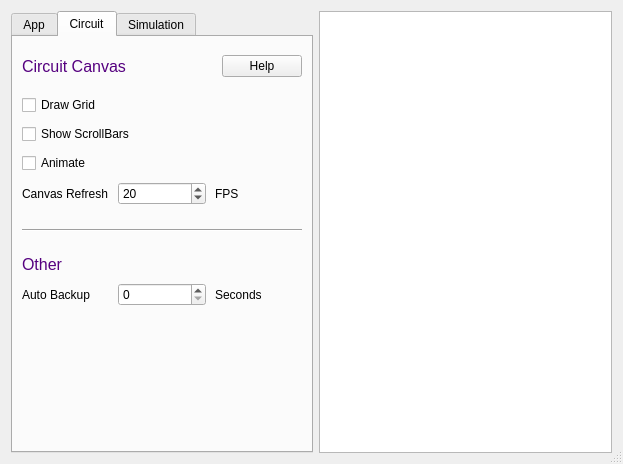
<?xml version="1.0" encoding="UTF-8"?>
<ui version="4.0">
 <class>AppDialog</class>
 <widget class="QDialog" name="AppDialog">
  <property name="windowModality">
   <enum>Qt::WindowModal</enum>
  </property>
  <property name="geometry">
   <rect>
    <x>0</x>
    <y>0</y>
    <width>623</width>
    <height>464</height>
   </rect>
  </property>
  <property name="sizePolicy">
   <sizepolicy hsizetype="Preferred" vsizetype="MinimumExpanding">
    <horstretch>0</horstretch>
    <verstretch>0</verstretch>
   </sizepolicy>
  </property>
  <property name="minimumSize">
   <size>
    <width>320</width>
    <height>100</height>
   </size>
  </property>
  <property name="windowTitle">
   <string>Settings</string>
  </property>
  <property name="sizeGripEnabled">
   <bool>true</bool>
  </property>
  <property name="modal">
   <bool>false</bool>
  </property>
  <layout class="QHBoxLayout" name="mainLayout">
   <item>
    <layout class="QVBoxLayout" name="verticalLayout">
     <property name="spacing">
      <number>9</number>
     </property>
     <item>
      <widget class="QTabWidget" name="tabList">
       <property name="sizePolicy">
        <sizepolicy hsizetype="Preferred" vsizetype="Preferred">
         <horstretch>0</horstretch>
         <verstretch>0</verstretch>
        </sizepolicy>
       </property>
       <property name="minimumSize">
        <size>
         <width>200</width>
         <height>300</height>
        </size>
       </property>
       <property name="locale">
        <locale language="C" country="AnyCountry"/>
       </property>
       <property name="currentIndex">
        <number>1</number>
       </property>
       <property name="usesScrollButtons">
        <bool>false</bool>
       </property>
       <widget class="QWidget" name="appTab">
        <attribute name="title">
         <string>App</string>
        </attribute>
        <layout class="QVBoxLayout" name="verticalLayout_4">
         <property name="spacing">
          <number>9</number>
         </property>
         <item>
          <layout class="QHBoxLayout" name="horizontalLayout_13">
           <property name="topMargin">
            <number>9</number>
           </property>
           <property name="bottomMargin">
            <number>9</number>
           </property>
           <item>
            <widget class="QLabel" name="label_19">
             <property name="sizePolicy">
              <sizepolicy hsizetype="Preferred" vsizetype="Preferred">
               <horstretch>0</horstretch>
               <verstretch>0</verstretch>
              </sizepolicy>
             </property>
             <property name="palette">
              <palette>
               <active>
                <colorrole role="WindowText">
                 <brush brushstyle="SolidPattern">
                  <color alpha="255">
                   <red>85</red>
                   <green>0</green>
                   <blue>127</blue>
                  </color>
                 </brush>
                </colorrole>
                <colorrole role="Text">
                 <brush brushstyle="SolidPattern">
                  <color alpha="255">
                   <red>0</red>
                   <green>0</green>
                   <blue>0</blue>
                  </color>
                 </brush>
                </colorrole>
               </active>
               <inactive>
                <colorrole role="WindowText">
                 <brush brushstyle="SolidPattern">
                  <color alpha="255">
                   <red>85</red>
                   <green>0</green>
                   <blue>127</blue>
                  </color>
                 </brush>
                </colorrole>
                <colorrole role="Text">
                 <brush brushstyle="SolidPattern">
                  <color alpha="255">
                   <red>0</red>
                   <green>0</green>
                   <blue>0</blue>
                  </color>
                 </brush>
                </colorrole>
               </inactive>
               <disabled>
                <colorrole role="WindowText">
                 <brush brushstyle="SolidPattern">
                  <color alpha="255">
                   <red>190</red>
                   <green>190</green>
                   <blue>190</blue>
                  </color>
                 </brush>
                </colorrole>
                <colorrole role="Text">
                 <brush brushstyle="SolidPattern">
                  <color alpha="255">
                   <red>190</red>
                   <green>190</green>
                   <blue>190</blue>
                  </color>
                 </brush>
                </colorrole>
               </disabled>
              </palette>
             </property>
             <property name="font">
              <font>
               <pointsize>12</pointsize>
              </font>
             </property>
             <property name="text">
              <string>App Settings</string>
             </property>
             <property name="alignment">
              <set>Qt::AlignLeading|Qt::AlignLeft|Qt::AlignVCenter</set>
             </property>
            </widget>
           </item>
           <item>
            <widget class="QPushButton" name="helpButton0">
             <property name="sizePolicy">
              <sizepolicy hsizetype="Fixed" vsizetype="Fixed">
               <horstretch>0</horstretch>
               <verstretch>0</verstretch>
              </sizepolicy>
             </property>
             <property name="text">
              <string>Help</string>
             </property>
             <property name="autoDefault">
              <bool>false</bool>
             </property>
            </widget>
           </item>
          </layout>
         </item>
         <item>
          <layout class="QHBoxLayout" name="horizontalLayout_9">
           <item>
            <widget class="QLabel" name="label_3">
             <property name="text">
              <string>Language</string>
             </property>
            </widget>
           </item>
           <item>
            <widget class="QComboBox" name="language">
             <property name="currentText">
              <string notr="true">English</string>
             </property>
             <item>
              <property name="text">
               <string>English</string>
              </property>
             </item>
             <item>
              <property name="text">
               <string>Czech</string>
              </property>
             </item>
             <item>
              <property name="text">
               <string>Dutch</string>
              </property>
             </item>
             <item>
              <property name="text">
               <string>French</string>
              </property>
             </item>
             <item>
              <property name="text">
               <string>German</string>
              </property>
             </item>
             <item>
              <property name="text">
               <string>Italian</string>
              </property>
             </item>
             <item>
              <property name="text">
               <string>Russian</string>
              </property>
             </item>
             <item>
              <property name="text">
               <string>Spanish</string>
              </property>
             </item>
             <item>
              <property name="text">
               <string>Portuguese</string>
              </property>
             </item>
             <item>
              <property name="text">
               <string>Pt_Brasil</string>
              </property>
             </item>
             <item>
              <property name="text">
               <string>Turkish</string>
              </property>
             </item>
            </widget>
           </item>
          </layout>
         </item>
         <item>
          <layout class="QHBoxLayout" name="horizontalLayout_10">
           <item>
            <widget class="QLabel" name="label_4">
             <property name="text">
              <string>Font Scale</string>
             </property>
            </widget>
           </item>
           <item>
            <widget class="QDoubleSpinBox" name="fontScale">
             <property name="minimum">
              <double>0.500000000000000</double>
             </property>
             <property name="maximum">
              <double>2.000000000000000</double>
             </property>
             <property name="value">
              <double>1.000000000000000</double>
             </property>
            </widget>
           </item>
          </layout>
         </item>
         <item>
          <spacer name="verticalSpacer_3">
           <property name="orientation">
            <enum>Qt::Vertical</enum>
           </property>
           <property name="sizeHint" stdset="0">
            <size>
             <width>20</width>
             <height>40</height>
            </size>
           </property>
          </spacer>
         </item>
        </layout>
       </widget>
       <widget class="QWidget" name="circTab">
        <attribute name="title">
         <string>Circuit</string>
        </attribute>
        <layout class="QVBoxLayout" name="verticalLayout_3">
         <property name="spacing">
          <number>9</number>
         </property>
         <property name="leftMargin">
          <number>9</number>
         </property>
         <property name="topMargin">
          <number>9</number>
         </property>
         <property name="rightMargin">
          <number>9</number>
         </property>
         <property name="bottomMargin">
          <number>9</number>
         </property>
         <item>
          <layout class="QHBoxLayout" name="horizontalLayout_8">
           <property name="topMargin">
            <number>9</number>
           </property>
           <property name="bottomMargin">
            <number>9</number>
           </property>
           <item>
            <widget class="QLabel" name="label_8">
             <property name="sizePolicy">
              <sizepolicy hsizetype="Preferred" vsizetype="Preferred">
               <horstretch>0</horstretch>
               <verstretch>0</verstretch>
              </sizepolicy>
             </property>
             <property name="palette">
              <palette>
               <active>
                <colorrole role="WindowText">
                 <brush brushstyle="SolidPattern">
                  <color alpha="255">
                   <red>85</red>
                   <green>0</green>
                   <blue>127</blue>
                  </color>
                 </brush>
                </colorrole>
                <colorrole role="Text">
                 <brush brushstyle="SolidPattern">
                  <color alpha="255">
                   <red>0</red>
                   <green>0</green>
                   <blue>0</blue>
                  </color>
                 </brush>
                </colorrole>
               </active>
               <inactive>
                <colorrole role="WindowText">
                 <brush brushstyle="SolidPattern">
                  <color alpha="255">
                   <red>85</red>
                   <green>0</green>
                   <blue>127</blue>
                  </color>
                 </brush>
                </colorrole>
                <colorrole role="Text">
                 <brush brushstyle="SolidPattern">
                  <color alpha="255">
                   <red>0</red>
                   <green>0</green>
                   <blue>0</blue>
                  </color>
                 </brush>
                </colorrole>
               </inactive>
               <disabled>
                <colorrole role="WindowText">
                 <brush brushstyle="SolidPattern">
                  <color alpha="255">
                   <red>190</red>
                   <green>190</green>
                   <blue>190</blue>
                  </color>
                 </brush>
                </colorrole>
                <colorrole role="Text">
                 <brush brushstyle="SolidPattern">
                  <color alpha="255">
                   <red>190</red>
                   <green>190</green>
                   <blue>190</blue>
                  </color>
                 </brush>
                </colorrole>
               </disabled>
              </palette>
             </property>
             <property name="font">
              <font>
               <pointsize>12</pointsize>
              </font>
             </property>
             <property name="text">
              <string>Circuit Canvas</string>
             </property>
             <property name="alignment">
              <set>Qt::AlignLeading|Qt::AlignLeft|Qt::AlignVCenter</set>
             </property>
            </widget>
           </item>
           <item>
            <widget class="QPushButton" name="helpButton1">
             <property name="sizePolicy">
              <sizepolicy hsizetype="Fixed" vsizetype="Fixed">
               <horstretch>0</horstretch>
               <verstretch>0</verstretch>
              </sizepolicy>
             </property>
             <property name="text">
              <string>Help</string>
             </property>
             <property name="autoDefault">
              <bool>false</bool>
             </property>
            </widget>
           </item>
          </layout>
         </item>
         <item>
          <widget class="QCheckBox" name="drawGrid">
           <property name="text">
            <string>Draw Grid</string>
           </property>
          </widget>
         </item>
         <item>
          <widget class="QCheckBox" name="showScroll">
           <property name="text">
            <string>Show ScrollBars</string>
           </property>
          </widget>
         </item>
         <item>
          <widget class="QCheckBox" name="animate">
           <property name="text">
            <string>Animate</string>
           </property>
          </widget>
         </item>
         <item>
          <layout class="QHBoxLayout" name="horizontalLayout_12">
           <item>
            <widget class="QLabel" name="label_16">
             <property name="text">
              <string>Canvas Refresh</string>
             </property>
            </widget>
           </item>
           <item>
            <widget class="QSpinBox" name="fps">
             <property name="minimum">
              <number>1</number>
             </property>
             <property name="maximum">
              <number>100</number>
             </property>
             <property name="value">
              <number>20</number>
             </property>
            </widget>
           </item>
           <item>
            <widget class="QLabel" name="label_17">
             <property name="text">
              <string>FPS</string>
             </property>
            </widget>
           </item>
          </layout>
         </item>
         <item>
          <widget class="Line" name="line_3">
           <property name="minimumSize">
            <size>
             <width>0</width>
             <height>32</height>
            </size>
           </property>
           <property name="orientation">
            <enum>Qt::Horizontal</enum>
           </property>
          </widget>
         </item>
         <item>
          <widget class="QLabel" name="label_15">
           <property name="sizePolicy">
            <sizepolicy hsizetype="Preferred" vsizetype="Fixed">
             <horstretch>0</horstretch>
             <verstretch>0</verstretch>
            </sizepolicy>
           </property>
           <property name="palette">
            <palette>
             <active>
              <colorrole role="WindowText">
               <brush brushstyle="SolidPattern">
                <color alpha="255">
                 <red>85</red>
                 <green>0</green>
                 <blue>127</blue>
                </color>
               </brush>
              </colorrole>
              <colorrole role="Text">
               <brush brushstyle="SolidPattern">
                <color alpha="255">
                 <red>0</red>
                 <green>0</green>
                 <blue>0</blue>
                </color>
               </brush>
              </colorrole>
             </active>
             <inactive>
              <colorrole role="WindowText">
               <brush brushstyle="SolidPattern">
                <color alpha="255">
                 <red>85</red>
                 <green>0</green>
                 <blue>127</blue>
                </color>
               </brush>
              </colorrole>
              <colorrole role="Text">
               <brush brushstyle="SolidPattern">
                <color alpha="255">
                 <red>0</red>
                 <green>0</green>
                 <blue>0</blue>
                </color>
               </brush>
              </colorrole>
             </inactive>
             <disabled>
              <colorrole role="WindowText">
               <brush brushstyle="SolidPattern">
                <color alpha="255">
                 <red>190</red>
                 <green>190</green>
                 <blue>190</blue>
                </color>
               </brush>
              </colorrole>
              <colorrole role="Text">
               <brush brushstyle="SolidPattern">
                <color alpha="255">
                 <red>190</red>
                 <green>190</green>
                 <blue>190</blue>
                </color>
               </brush>
              </colorrole>
             </disabled>
            </palette>
           </property>
           <property name="font">
            <font>
             <pointsize>12</pointsize>
            </font>
           </property>
           <property name="text">
            <string>Other</string>
           </property>
           <property name="alignment">
            <set>Qt::AlignLeading|Qt::AlignLeft|Qt::AlignVCenter</set>
           </property>
          </widget>
         </item>
         <item>
          <layout class="QHBoxLayout" name="horizontalLayout_11">
           <item>
            <widget class="QLabel" name="stepLabel_3">
             <property name="text">
              <string>Auto Backup</string>
             </property>
            </widget>
           </item>
           <item>
            <widget class="QSpinBox" name="backup">
             <property name="minimum">
              <number>0</number>
             </property>
             <property name="maximum">
              <number>999</number>
             </property>
            </widget>
           </item>
           <item>
            <widget class="QLabel" name="label_18">
             <property name="text">
              <string>Seconds</string>
             </property>
            </widget>
           </item>
          </layout>
         </item>
         <item>
          <spacer name="verticalSpacer_2">
           <property name="orientation">
            <enum>Qt::Vertical</enum>
           </property>
           <property name="sizeHint" stdset="0">
            <size>
             <width>20</width>
             <height>40</height>
            </size>
           </property>
          </spacer>
         </item>
        </layout>
       </widget>
       <widget class="QWidget" name="simTab">
        <attribute name="title">
         <string>Simulation</string>
        </attribute>
        <layout class="QVBoxLayout" name="verticalLayout_2">
         <property name="spacing">
          <number>0</number>
         </property>
         <property name="leftMargin">
          <number>9</number>
         </property>
         <property name="topMargin">
          <number>9</number>
         </property>
         <property name="rightMargin">
          <number>9</number>
         </property>
         <property name="bottomMargin">
          <number>9</number>
         </property>
         <item>
          <layout class="QHBoxLayout" name="horizontalLayout">
           <property name="topMargin">
            <number>9</number>
           </property>
           <property name="bottomMargin">
            <number>18</number>
           </property>
           <item>
            <widget class="QLabel" name="label_6">
             <property name="sizePolicy">
              <sizepolicy hsizetype="Preferred" vsizetype="Preferred">
               <horstretch>0</horstretch>
               <verstretch>0</verstretch>
              </sizepolicy>
             </property>
             <property name="palette">
              <palette>
               <active>
                <colorrole role="WindowText">
                 <brush brushstyle="SolidPattern">
                  <color alpha="255">
                   <red>85</red>
                   <green>0</green>
                   <blue>127</blue>
                  </color>
                 </brush>
                </colorrole>
                <colorrole role="Text">
                 <brush brushstyle="SolidPattern">
                  <color alpha="255">
                   <red>0</red>
                   <green>0</green>
                   <blue>0</blue>
                  </color>
                 </brush>
                </colorrole>
               </active>
               <inactive>
                <colorrole role="WindowText">
                 <brush brushstyle="SolidPattern">
                  <color alpha="255">
                   <red>85</red>
                   <green>0</green>
                   <blue>127</blue>
                  </color>
                 </brush>
                </colorrole>
                <colorrole role="Text">
                 <brush brushstyle="SolidPattern">
                  <color alpha="255">
                   <red>0</red>
                   <green>0</green>
                   <blue>0</blue>
                  </color>
                 </brush>
                </colorrole>
               </inactive>
               <disabled>
                <colorrole role="WindowText">
                 <brush brushstyle="SolidPattern">
                  <color alpha="255">
                   <red>190</red>
                   <green>190</green>
                   <blue>190</blue>
                  </color>
                 </brush>
                </colorrole>
                <colorrole role="Text">
                 <brush brushstyle="SolidPattern">
                  <color alpha="255">
                   <red>190</red>
                   <green>190</green>
                   <blue>190</blue>
                  </color>
                 </brush>
                </colorrole>
               </disabled>
              </palette>
             </property>
             <property name="font">
              <font>
               <pointsize>12</pointsize>
              </font>
             </property>
             <property name="text">
              <string>Simulation Speed</string>
             </property>
             <property name="alignment">
              <set>Qt::AlignLeading|Qt::AlignLeft|Qt::AlignVCenter</set>
             </property>
            </widget>
           </item>
           <item>
            <widget class="QLabel" name="speedLabel">
             <property name="sizePolicy">
              <sizepolicy hsizetype="Preferred" vsizetype="Preferred">
               <horstretch>0</horstretch>
               <verstretch>0</verstretch>
              </sizepolicy>
             </property>
             <property name="palette">
              <palette>
               <active>
                <colorrole role="WindowText">
                 <brush brushstyle="SolidPattern">
                  <color alpha="255">
                   <red>85</red>
                   <green>0</green>
                   <blue>127</blue>
                  </color>
                 </brush>
                </colorrole>
                <colorrole role="Text">
                 <brush brushstyle="SolidPattern">
                  <color alpha="255">
                   <red>0</red>
                   <green>0</green>
                   <blue>0</blue>
                  </color>
                 </brush>
                </colorrole>
               </active>
               <inactive>
                <colorrole role="WindowText">
                 <brush brushstyle="SolidPattern">
                  <color alpha="255">
                   <red>85</red>
                   <green>0</green>
                   <blue>127</blue>
                  </color>
                 </brush>
                </colorrole>
                <colorrole role="Text">
                 <brush brushstyle="SolidPattern">
                  <color alpha="255">
                   <red>0</red>
                   <green>0</green>
                   <blue>0</blue>
                  </color>
                 </brush>
                </colorrole>
               </inactive>
               <disabled>
                <colorrole role="WindowText">
                 <brush brushstyle="SolidPattern">
                  <color alpha="255">
                   <red>190</red>
                   <green>190</green>
                   <blue>190</blue>
                  </color>
                 </brush>
                </colorrole>
                <colorrole role="Text">
                 <brush brushstyle="SolidPattern">
                  <color alpha="255">
                   <red>190</red>
                   <green>190</green>
                   <blue>190</blue>
                  </color>
                 </brush>
                </colorrole>
               </disabled>
              </palette>
             </property>
             <property name="font">
              <font>
               <pointsize>12</pointsize>
              </font>
             </property>
             <property name="text">
              <string> 0%</string>
             </property>
             <property name="alignment">
              <set>Qt::AlignLeading|Qt::AlignLeft|Qt::AlignVCenter</set>
             </property>
            </widget>
           </item>
           <item>
            <widget class="QPushButton" name="helpButton2">
             <property name="sizePolicy">
              <sizepolicy hsizetype="Fixed" vsizetype="Fixed">
               <horstretch>0</horstretch>
               <verstretch>0</verstretch>
              </sizepolicy>
             </property>
             <property name="text">
              <string>Help</string>
             </property>
             <property name="autoDefault">
              <bool>false</bool>
             </property>
            </widget>
           </item>
          </layout>
         </item>
         <item>
          <layout class="QHBoxLayout" name="horizontalLayout_6">
           <item>
            <widget class="QLabel" name="label_7">
             <property name="text">
              <string>0%</string>
             </property>
            </widget>
           </item>
           <item>
            <widget class="QLabel" name="label_9">
             <property name="text">
              <string>50%</string>
             </property>
             <property name="alignment">
              <set>Qt::AlignCenter</set>
             </property>
            </widget>
           </item>
           <item>
            <widget class="QLabel" name="label_10">
             <property name="text">
              <string>100%</string>
             </property>
             <property name="alignment">
              <set>Qt::AlignRight|Qt::AlignTrailing|Qt::AlignVCenter</set>
             </property>
            </widget>
           </item>
          </layout>
         </item>
         <item>
          <widget class="QSlider" name="simSpeedPerSlider">
           <property name="sizePolicy">
            <sizepolicy hsizetype="Preferred" vsizetype="Fixed">
             <horstretch>0</horstretch>
             <verstretch>0</verstretch>
            </sizepolicy>
           </property>
           <property name="minimumSize">
            <size>
             <width>0</width>
             <height>0</height>
            </size>
           </property>
           <property name="maximumSize">
            <size>
             <width>16777215</width>
             <height>20</height>
            </size>
           </property>
           <property name="cursor">
            <cursorShape>SizeHorCursor</cursorShape>
           </property>
           <property name="whatsThis">
            <string/>
           </property>
           <property name="maximum">
            <number>100</number>
           </property>
           <property name="value">
            <number>100</number>
           </property>
           <property name="sliderPosition">
            <number>100</number>
           </property>
           <property name="orientation">
            <enum>Qt::Horizontal</enum>
           </property>
           <property name="tickPosition">
            <enum>QSlider::TicksBothSides</enum>
           </property>
           <property name="tickInterval">
            <number>10</number>
           </property>
          </widget>
         </item>
         <item>
          <layout class="QHBoxLayout" name="horizontalLayout_4">
           <property name="topMargin">
            <number>9</number>
           </property>
           <item>
            <widget class="QLabel" name="stepLabel_2">
             <property name="sizePolicy">
              <sizepolicy hsizetype="Preferred" vsizetype="Preferred">
               <horstretch>0</horstretch>
               <verstretch>0</verstretch>
              </sizepolicy>
             </property>
             <property name="text">
              <string>Steps per Second    </string>
             </property>
            </widget>
           </item>
           <item>
            <widget class="QSpinBox" name="simStepBox">
             <property name="sizePolicy">
              <sizepolicy hsizetype="Preferred" vsizetype="Fixed">
               <horstretch>0</horstretch>
               <verstretch>0</verstretch>
              </sizepolicy>
             </property>
             <property name="minimum">
              <number>1</number>
             </property>
             <property name="maximum">
              <number>999999999</number>
             </property>
             <property name="value">
              <number>1000000</number>
             </property>
            </widget>
           </item>
           <item>
            <widget class="QComboBox" name="simStepUnitBox">
             <property name="sizePolicy">
              <sizepolicy hsizetype="Fixed" vsizetype="Fixed">
               <horstretch>0</horstretch>
               <verstretch>0</verstretch>
              </sizepolicy>
             </property>
             <property name="currentText">
              <string notr="true">µs</string>
             </property>
             <property name="currentIndex">
              <number>2</number>
             </property>
             <property name="maxCount">
              <number>10</number>
             </property>
             <item>
              <property name="text">
               <string>ps</string>
              </property>
             </item>
             <item>
              <property name="text">
               <string>ns</string>
              </property>
             </item>
             <item>
              <property name="text">
               <string>µs</string>
              </property>
             </item>
             <item>
              <property name="text">
               <string>ms</string>
              </property>
             </item>
             <item>
              <property name="text">
               <string>s</string>
              </property>
             </item>
            </widget>
           </item>
          </layout>
         </item>
         <item>
          <widget class="Line" name="line_2">
           <property name="sizePolicy">
            <sizepolicy hsizetype="Minimum" vsizetype="Fixed">
             <horstretch>0</horstretch>
             <verstretch>0</verstretch>
            </sizepolicy>
           </property>
           <property name="minimumSize">
            <size>
             <width>280</width>
             <height>32</height>
            </size>
           </property>
           <property name="orientation">
            <enum>Qt::Horizontal</enum>
           </property>
          </widget>
         </item>
         <item>
          <widget class="QLabel" name="label_13">
           <property name="sizePolicy">
            <sizepolicy hsizetype="Preferred" vsizetype="Fixed">
             <horstretch>0</horstretch>
             <verstretch>0</verstretch>
            </sizepolicy>
           </property>
           <property name="palette">
            <palette>
             <active>
              <colorrole role="WindowText">
               <brush brushstyle="SolidPattern">
                <color alpha="255">
                 <red>85</red>
                 <green>0</green>
                 <blue>127</blue>
                </color>
               </brush>
              </colorrole>
              <colorrole role="Text">
               <brush brushstyle="SolidPattern">
                <color alpha="255">
                 <red>0</red>
                 <green>0</green>
                 <blue>0</blue>
                </color>
               </brush>
              </colorrole>
             </active>
             <inactive>
              <colorrole role="WindowText">
               <brush brushstyle="SolidPattern">
                <color alpha="255">
                 <red>85</red>
                 <green>0</green>
                 <blue>127</blue>
                </color>
               </brush>
              </colorrole>
              <colorrole role="Text">
               <brush brushstyle="SolidPattern">
                <color alpha="255">
                 <red>0</red>
                 <green>0</green>
                 <blue>0</blue>
                </color>
               </brush>
              </colorrole>
             </inactive>
             <disabled>
              <colorrole role="WindowText">
               <brush brushstyle="SolidPattern">
                <color alpha="255">
                 <red>190</red>
                 <green>190</green>
                 <blue>190</blue>
                </color>
               </brush>
              </colorrole>
              <colorrole role="Text">
               <brush brushstyle="SolidPattern">
                <color alpha="255">
                 <red>190</red>
                 <green>190</green>
                 <blue>190</blue>
                </color>
               </brush>
              </colorrole>
             </disabled>
            </palette>
           </property>
           <property name="font">
            <font>
             <pointsize>12</pointsize>
            </font>
           </property>
           <property name="text">
            <string>NonLinear</string>
           </property>
           <property name="alignment">
            <set>Qt::AlignLeading|Qt::AlignLeft|Qt::AlignVCenter</set>
           </property>
          </widget>
         </item>
         <item>
          <layout class="QHBoxLayout" name="horizontalLayout_7">
           <property name="topMargin">
            <number>9</number>
           </property>
           <item>
            <widget class="QLabel" name="label_14">
             <property name="sizePolicy">
              <sizepolicy hsizetype="Preferred" vsizetype="Preferred">
               <horstretch>0</horstretch>
               <verstretch>0</verstretch>
              </sizepolicy>
             </property>
             <property name="text">
              <string>Max. Iterations</string>
             </property>
            </widget>
           </item>
           <item>
            <widget class="QSpinBox" name="nlStepsBox">
             <property name="sizePolicy">
              <sizepolicy hsizetype="Preferred" vsizetype="Fixed">
               <horstretch>0</horstretch>
               <verstretch>0</verstretch>
              </sizepolicy>
             </property>
             <property name="maximum">
              <number>100000</number>
             </property>
             <property name="value">
              <number>100000</number>
             </property>
            </widget>
           </item>
          </layout>
         </item>
         <item>
          <widget class="Line" name="line">
           <property name="minimumSize">
            <size>
             <width>280</width>
             <height>32</height>
            </size>
           </property>
           <property name="orientation">
            <enum>Qt::Horizontal</enum>
           </property>
          </widget>
         </item>
         <item>
          <widget class="QLabel" name="label_20">
           <property name="sizePolicy">
            <sizepolicy hsizetype="Preferred" vsizetype="Fixed">
             <horstretch>0</horstretch>
             <verstretch>0</verstretch>
            </sizepolicy>
           </property>
           <property name="palette">
            <palette>
             <active>
              <colorrole role="WindowText">
               <brush brushstyle="SolidPattern">
                <color alpha="255">
                 <red>85</red>
                 <green>0</green>
                 <blue>127</blue>
                </color>
               </brush>
              </colorrole>
              <colorrole role="Text">
               <brush brushstyle="SolidPattern">
                <color alpha="255">
                 <red>0</red>
                 <green>0</green>
                 <blue>0</blue>
                </color>
               </brush>
              </colorrole>
             </active>
             <inactive>
              <colorrole role="WindowText">
               <brush brushstyle="SolidPattern">
                <color alpha="255">
                 <red>85</red>
                 <green>0</green>
                 <blue>127</blue>
                </color>
               </brush>
              </colorrole>
              <colorrole role="Text">
               <brush brushstyle="SolidPattern">
                <color alpha="255">
                 <red>0</red>
                 <green>0</green>
                 <blue>0</blue>
                </color>
               </brush>
              </colorrole>
             </inactive>
             <disabled>
              <colorrole role="WindowText">
               <brush brushstyle="SolidPattern">
                <color alpha="255">
                 <red>190</red>
                 <green>190</green>
                 <blue>190</blue>
                </color>
               </brush>
              </colorrole>
              <colorrole role="Text">
               <brush brushstyle="SolidPattern">
                <color alpha="255">
                 <red>190</red>
                 <green>190</green>
                 <blue>190</blue>
                </color>
               </brush>
              </colorrole>
             </disabled>
            </palette>
           </property>
           <property name="font">
            <font>
             <pointsize>12</pointsize>
            </font>
           </property>
           <property name="text">
            <string>Reactive</string>
           </property>
           <property name="alignment">
            <set>Qt::AlignLeading|Qt::AlignLeft|Qt::AlignVCenter</set>
           </property>
          </widget>
         </item>
         <item>
          <layout class="QHBoxLayout" name="horizontalLayout_14">
           <property name="topMargin">
            <number>9</number>
           </property>
           <item>
            <widget class="QLabel" name="reactiveStep">
             <property name="sizePolicy">
              <sizepolicy hsizetype="Preferred" vsizetype="Preferred">
               <horstretch>0</horstretch>
               <verstretch>0</verstretch>
              </sizepolicy>
             </property>
             <property name="text">
              <string>Reactive Step</string>
             </property>
            </widget>
           </item>
           <item>
            <widget class="QSpinBox" name="reactStepBox">
             <property name="sizePolicy">
              <sizepolicy hsizetype="Preferred" vsizetype="Fixed">
               <horstretch>0</horstretch>
               <verstretch>0</verstretch>
              </sizepolicy>
             </property>
             <property name="minimum">
              <number>1</number>
             </property>
             <property name="maximum">
              <number>999999999</number>
             </property>
            </widget>
           </item>
           <item>
            <widget class="QComboBox" name="reactStepUnitBox">
             <property name="sizePolicy">
              <sizepolicy hsizetype="Fixed" vsizetype="Fixed">
               <horstretch>0</horstretch>
               <verstretch>0</verstretch>
              </sizepolicy>
             </property>
             <property name="currentText">
              <string notr="true">µs</string>
             </property>
             <property name="currentIndex">
              <number>2</number>
             </property>
             <property name="maxCount">
              <number>10</number>
             </property>
             <item>
              <property name="text">
               <string>ps</string>
              </property>
             </item>
             <item>
              <property name="text">
               <string>ns</string>
              </property>
             </item>
             <item>
              <property name="text">
               <string>µs</string>
              </property>
             </item>
             <item>
              <property name="text">
               <string>ms</string>
              </property>
             </item>
             <item>
              <property name="text">
               <string>s</string>
              </property>
             </item>
            </widget>
           </item>
          </layout>
         </item>
         <item>
          <widget class="Line" name="line_4">
           <property name="sizePolicy">
            <sizepolicy hsizetype="Minimum" vsizetype="Fixed">
             <horstretch>0</horstretch>
             <verstretch>0</verstretch>
            </sizepolicy>
           </property>
           <property name="minimumSize">
            <size>
             <width>280</width>
             <height>32</height>
            </size>
           </property>
           <property name="orientation">
            <enum>Qt::Horizontal</enum>
           </property>
          </widget>
         </item>
         <item>
          <widget class="QLabel" name="label">
           <property name="sizePolicy">
            <sizepolicy hsizetype="Preferred" vsizetype="Fixed">
             <horstretch>0</horstretch>
             <verstretch>0</verstretch>
            </sizepolicy>
           </property>
           <property name="palette">
            <palette>
             <active>
              <colorrole role="WindowText">
               <brush brushstyle="SolidPattern">
                <color alpha="255">
                 <red>85</red>
                 <green>0</green>
                 <blue>127</blue>
                </color>
               </brush>
              </colorrole>
             </active>
             <inactive>
              <colorrole role="WindowText">
               <brush brushstyle="SolidPattern">
                <color alpha="255">
                 <red>85</red>
                 <green>0</green>
                 <blue>127</blue>
                </color>
               </brush>
              </colorrole>
             </inactive>
             <disabled>
              <colorrole role="WindowText">
               <brush brushstyle="SolidPattern">
                <color alpha="255">
                 <red>190</red>
                 <green>190</green>
                 <blue>190</blue>
                </color>
               </brush>
              </colorrole>
             </disabled>
            </palette>
           </property>
           <property name="font">
            <font>
             <pointsize>12</pointsize>
            </font>
           </property>
           <property name="text">
            <string>Logic Outputs Edges</string>
           </property>
          </widget>
         </item>
         <item>
          <layout class="QHBoxLayout" name="horizontalLayout_2">
           <property name="topMargin">
            <number>9</number>
           </property>
           <item>
            <widget class="QLabel" name="label_2">
             <property name="text">
              <string>Slope Steps</string>
             </property>
            </widget>
           </item>
           <item>
            <widget class="QSpinBox" name="slopeStepsBox">
             <property name="maximum">
              <number>100</number>
             </property>
            </widget>
           </item>
          </layout>
         </item>
        </layout>
       </widget>
      </widget>
     </item>
    </layout>
   </item>
   <item>
    <widget class="QTextEdit" name="helpText">
     <property name="sizePolicy">
      <sizepolicy hsizetype="MinimumExpanding" vsizetype="MinimumExpanding">
       <horstretch>0</horstretch>
       <verstretch>0</verstretch>
      </sizepolicy>
     </property>
     <property name="minimumSize">
      <size>
       <width>290</width>
       <height>0</height>
      </size>
     </property>
     <property name="acceptDrops">
      <bool>false</bool>
     </property>
     <property name="undoRedoEnabled">
      <bool>false</bool>
     </property>
     <property name="html">
      <string>&lt;!DOCTYPE HTML PUBLIC &quot;-//W3C//DTD HTML 4.0//EN&quot; &quot;http://www.w3.org/TR/REC-html40/strict.dtd&quot;&gt;
&lt;html&gt;&lt;head&gt;&lt;meta name=&quot;qrichtext&quot; content=&quot;1&quot; /&gt;&lt;style type=&quot;text/css&quot;&gt;
p, li { white-space: pre-wrap; }
&lt;/style&gt;&lt;/head&gt;&lt;body style=&quot; font-family:'Ubuntu'; font-size:10pt; font-weight:400; font-style:normal;&quot;&gt;
&lt;p style=&quot;-qt-paragraph-type:empty; margin-top:0px; margin-bottom:0px; margin-left:0px; margin-right:0px; -qt-block-indent:0; text-indent:0px; font-family:'Sans Serif'; font-size:9pt;&quot;&gt;&lt;br /&gt;&lt;/p&gt;&lt;/body&gt;&lt;/html&gt;</string>
     </property>
     <property name="textInteractionFlags">
      <set>Qt::TextSelectableByKeyboard|Qt::TextSelectableByMouse</set>
     </property>
     <property name="placeholderText">
      <string notr="true"/>
     </property>
    </widget>
   </item>
  </layout>
 </widget>
 <resources/>
 <connections/>
</ui>
